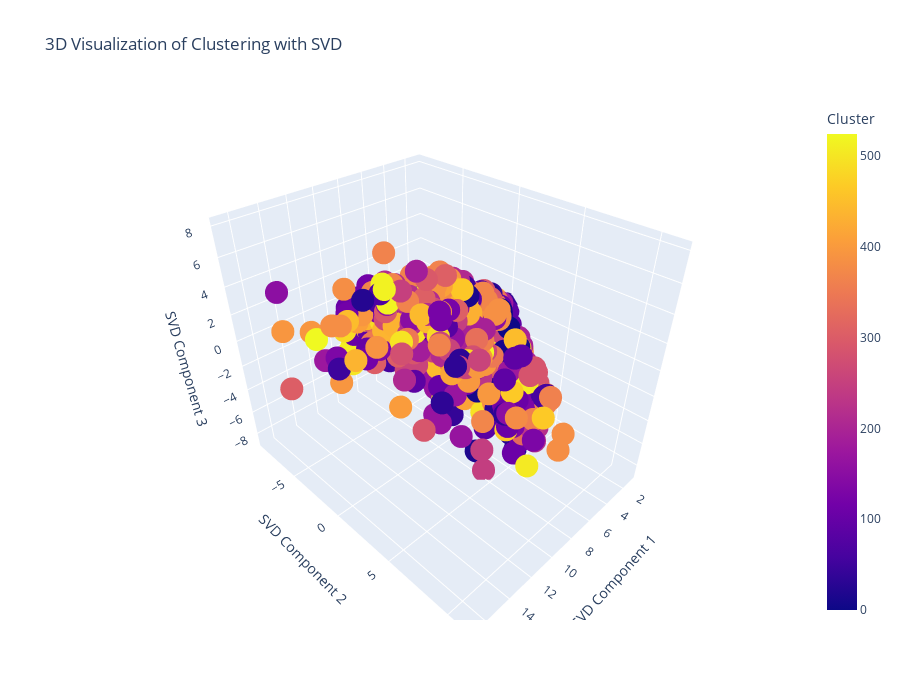

The code cell stored with this chart in its notebook:
### Code cell
def plot_3d_clustering_svd(text_data, cluster_labels, product_names, main_categories, nutriscore_grades, n_components=3, height=700, width=900, sample_size=1000):
    """
    Transforme les données textuelles en vecteurs avec CountVectorizer, applique SVD pour une réduction en 3D, et visualise le clustering.
    Affiche également des informations supplémentaires dans la légende des points.

    Parameters:
        text_data (DataFrame): Les données textuelles à transformer, avec plusieurs colonnes de texte.
        cluster_labels (Series ou ndarray): Les étiquettes de clusters obtenues.
        product_names (Series): La colonne des noms de produits prétraités (lemmatisés).
        main_categories (Series): La colonne des catégories principales prétraitées (lemmatisées).
        nutriscore_grades (Series): La colonne des grades Nutri-Score.
        height (int): Hauteur du graphique.
        width (int): Largeur du graphique.
        sample_size (int): Taille de l'échantillon de données à utiliser pour la visualisation.
    """
    # Échantillonner les données si nécessaire
    sample_data = text_data.sample(n=sample_size, random_state=42)  # Random_state pour la reproductibilité
    
    # Concatenation de toutes les colonnes textuelles en une seule chaîne de texte
    combined_text = sample_data.apply(lambda x: ' '.join(x.astype(str)), axis=1)

    # Transformation des données textuelles en vecteurs avec CountVectorizer
    vectorizer = CountVectorizer()
    text_vectors = vectorizer.fit_transform(combined_text.fillna(''))

    # Appliquer SVD pour réduire en 3 dimensions
    svd = TruncatedSVD(n_components=n_components)
    reduced_features = svd.fit_transform(text_vectors)

    # Créer un DataFrame avec les nouvelles dimensions et les clusters
    df_3d = pd.DataFrame(reduced_features, columns=[f'SVD{i+1}' for i in range(n_components)])
    df_3d['Cluster'] = cluster_labels.sample(n=sample_size, random_state=42).reset_index(drop=True)
    df_3d['Product Name'] = product_names.sample(n=sample_size, random_state=42).reset_index(drop=True)
    df_3d['Main Category'] = main_categories.sample(n=sample_size, random_state=42).reset_index(drop=True)
    df_3d['Nutri-Score'] = nutriscore_grades.sample(n=sample_size, random_state=42).reset_index(drop=True)

    # Visualisation avec Plotly Express
    fig = px.scatter_3d(df_3d, x='SVD1', y='SVD2', z='SVD3', color='Cluster',
                        title="3D Visualization of Clustering with SVD",
                        labels={'SVD1': 'SVD Component 1', 
                                'SVD2': 'SVD Component 2', 
                                'SVD3': 'SVD Component 3'},
                        hover_data={'Product Name': True, 
                                    'Main Category': True, 
                                    'Nutri-Score': True})

    # Ajuster la taille du graphique
    fig.update_layout(height=height, width=width)
    
    # Afficher le graphique
    fig.show()

data_to_plot = clean_data[categorial_columns]
plot_3d_clustering_svd(clean_data[categorial_columns], clean_data['cluster'], clean_data['preprocessed_product_name'], clean_data['preprocessed_main_category_lemmatized'], clean_data['nutriscore_grade'])

### Figure 1 — Plotly figure (JSON) as saved in the notebook; plotly's stock layout.template omitted (floating-point values rounded to 4 significant figures; data arrays with more than 128 entries replaced by an {"elided": "..."} marker saying what was removed)
{"data": [{"customdata": {"elided": "1000x3 str values"}, "hovertemplate": "SVD Component 1=%{x}<br>SVD Component 2=%{y}<br>SVD Component 3=%{z}<br>Product Name=%{customdata[0]}<br>Main Category=%{customdata[1]}<br>Nutri-Score=%{customdata[2]}<br>Cluster=%{marker.color}<extra></extra>", "legendgroup": "", "marker": {"color": {"elided": "1000 int values"}, "coloraxis": "coloraxis", "symbol": "circle"}, "mode": "markers", "name": "", "scene": "scene", "showlegend": false, "type": "scatter3d", "x": {"elided": "1000 float values"}, "y": {"elided": "1000 float values"}, "z": {"elided": "1000 float values"}}], "layout": {"coloraxis": {"colorbar": {"title": {"text": "Cluster"}}, "colorscale": [[0, "#0d0887"], [0.1111, "#46039f"], [0.2222, "#7201a8"], [0.3333, "#9c179e"], [0.4444, "#bd3786"], [0.5556, "#d8576b"], [0.6667, "#ed7953"], [0.7778, "#fb9f3a"], [0.8889, "#fdca26"], [1, "#f0f921"]]}, "height": 700, "legend": {"tracegroupgap": 0}, "scene": {"domain": {"x": [0, 1], "y": [0, 1]}, "xaxis": {"title": {"text": "SVD Component 1"}}, "yaxis": {"title": {"text": "SVD Component 2"}}, "zaxis": {"title": {"text": "SVD Component 3"}}}, "title": {"text": "3D Visualization of Clustering with SVD"}, "width": 900}}
